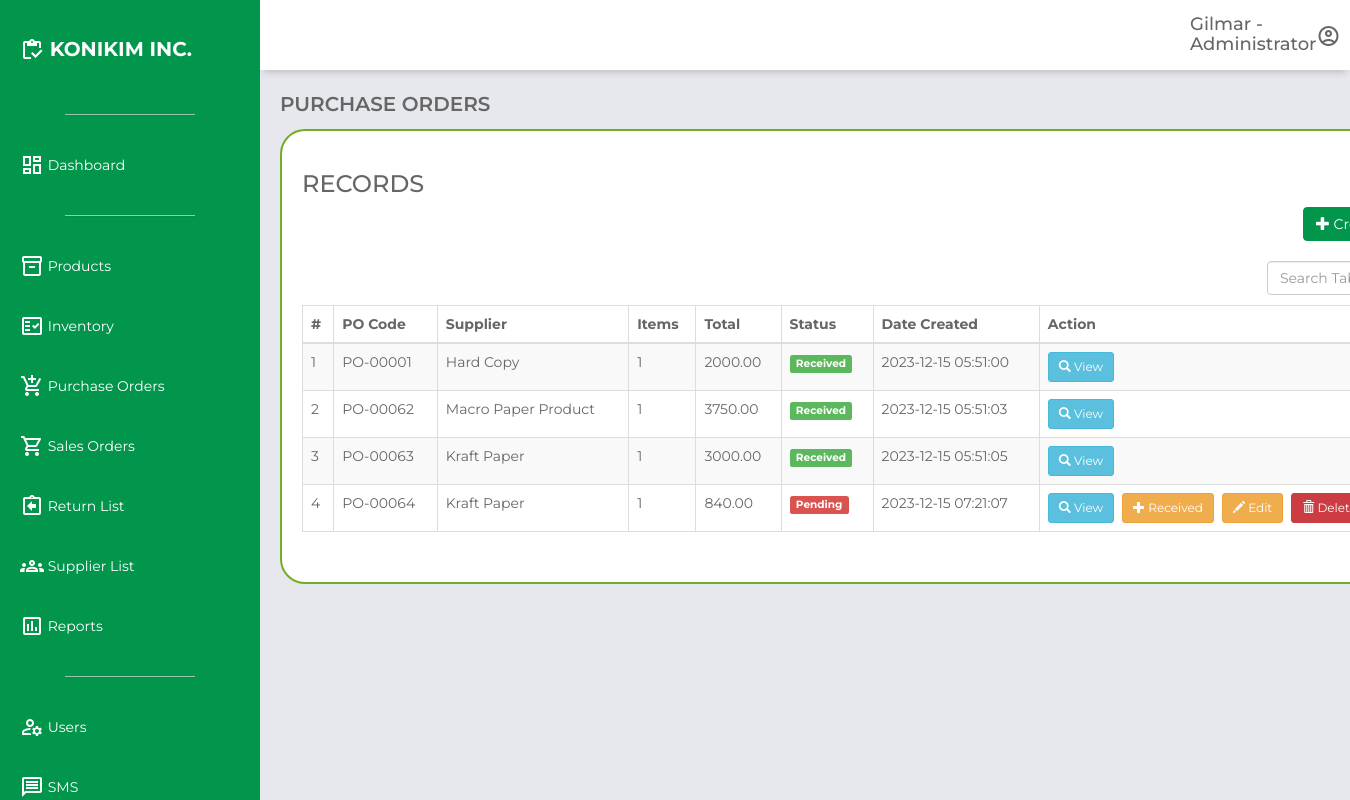
Page /purchase_orders.php (signed in) on the committed database.
### tables this page shows
CREATE TABLE `purchase_orders` (
  `id` int(11) NOT NULL,
  `purchasecode` varchar(255) NOT NULL,
  `supplier` varchar(255) NOT NULL,
  `poSubtotal` decimal(10,2) NOT NULL,
  `poDiscount` decimal(10,2) NOT NULL,
  `poDiscountTotal` decimal(10,2) NOT NULL,
  `poTax` decimal(10,2) NOT NULL,
  `poTaxTotal` decimal(10,2) NOT NULL,
  `poGrandtotal` decimal(10,2) NOT NULL,
  `status` tinyint(4) NOT NULL,
  `dateCreated` timestamp NOT NULL DEFAULT current_timestamp() ON UPDATE current_timestamp()
);

### purchase_orders.php (the view, shortened to what this page needs)
<?php
if (isset($_SESSION['loggedin']) && $_SESSION['loggedin'] == true && isset($_SESSION['firstname']) && isset($_SESSION['user_type'])) {
    $userFirstName = $_SESSION['firstname'];
    $userType = $_SESSION['user_type'];
} else {
    $userFirstName = 'Unknown';
    $userType = 'Unknown';
}
?>
<!DOCTYPE html>
<html lang="en">
<head>
    <link rel="stylesheet" href="https://unpkg.com/boxicons@2.0.7/css/boxicons.min.css">
    <link href="https://maxcdn.bootstrapcdn.com/bootstrap/3.3.0/css/bootstrap.min.css" rel="stylesheet">
    <link href="https://cdn.datatables.net/1.10.25/css/dataTables.bootstrap.min.css" rel="stylesheet">
    <link rel="stylesheet" href="css\dashboard.css">
</head>
<body>
    <div class="grid-container">
        <header class="header">
            <div class="header-right" style="margin-left: 900px;">
                <h4><?php echo htmlspecialchars($userFirstName); ?> - <?php echo htmlspecialchars($userType); ?></h4>
            </div>
            <div class="header-right">
                <span class="material-icons-outlined" id="userIcon">account_circle</span>
            </div>
        </header>
        <aside id="sidebar">
            <div class="sidebar-title">
                <div class="sidebar-brand">
                    <span class="material-icons-outlined">inventory</span> KONIKIM INC.
                </div>
            </div>
            <ul class="sidebar-list">
                <hr class="sidebar-divider hr-sidebar-divider">
                <li class="sidebar-list-item">
                    <a href="dashboard.php" target="_self">
                        <span class="material-icons-outlined">dashboard</span> Dashboard
                    </a>
                </li>
                <hr class="sidebar-divider hr-sidebar-divider">
                <li class="sidebar-list-item">
                    <a href="products.php" target="_self">
                        <span class="material-icons-outlined">inventory_2</span> Products
                    </a>
                </li>
                <li class="sidebar-list-item">
                    <a href="inventory.php" target="_self">
                        <span class="material-icons-outlined">fact_check</span> Inventory
                    </a>
                </li>
                <li class="sidebar-list-item">
                    <a href="purchase_orders.php" target="_self">
                        <span class="material-icons-outlined">add_shopping_cart</span> Purchase Orders
                    </a>
                </li>
                <li class="sidebar-list-item">
                    <a href="sales_orders.php" target="_self">
                        <span class="material-icons-outlined">shopping_cart</span> Sales Orders
                    </a>
                </li>
                <li class="sidebar-list-item">
                    <a href="return_list.php" target="_self">
                        <span class="material-icons-outlined">assignment_return</span> Return List
                    </a>
                </li>
                <li class="sidebar-list-item">
                    <a href="supplier.php" target="_self">
                        <span class="material-icons-outlined">groups</span> Supplier List
                    </a>
                </li>
                <li class="sidebar-list-item">
                    <a href="reports.php" target="_self">
                        <span class="material-icons-outlined">poll</span> Reports
                    </a>
                </li>
                <?php if ($_SESSION['user_type'] == 'Administrator') : ?>
                    <hr class="sidebar-divider hr-sidebar-divider">
                    <li class="sidebar-list-item">
                        <a href="user.php" target="_self">
                            <span class="material-icons-outlined">manage_accounts</span> Users
                        </a>
                    </li>
                    <li class="sidebar-list-item">
                        <a href="sms.php" target="_self">
                            <span class="material-icons-outlined">message</span> SMS
                        </a>
                    </li>
                <?php endif; ?>
            </ul>
        </aside>
        <main class="main-container">
            <div class="main-title">
                <p class="font-weight-bold">PURCHASE ORDERS</p>
            </div>
            <div class="container" style="font-family: 'Montserrat', sans-serif !important;">
                <div class="row">
                    <div class="col-md-12">
                        <h3>RECORDS</h3>
                        <a href="purchase_order_add.php" class="btn btn-warning pull-right" style="margin-bottom: 10px; position: relative; background-color: #02964C; border-color: #02964C;"><span class="glyphicon glyphicon-plus"></span> Create New </a>
                    </div>
                </div>
                <div class="row" style="padding-bottom: 10px; padding-top: 10px;">
                    <div class="col-md-2" style="margin-left: 965px; margin-bottom: 10px;">
                        <input type="text" id="tableSearch" class="form-control" placeholder="Search Table...">
                    </div>
                    <div class="col-md-12">
                        <div class="table-responsive">
                            <table class="table table-bordered table-striped">
                                <thead>
                                    <tr>
                                        <th>#</th>
                                        <th>PO Code</th>
                                        <th>Supplier</th>
                                        <th>Items</th>
                                        <th>Total</th>
                                        <th>Status</th>
                                        <th>Date Created</th>
                                        <th>Action</th>
                                    </tr>
                                </thead>
                                <tbody>
                                    <?php
                                    require_once 'db_config.php';
                                    $sql = mysqli_query($conn, "SELECT po.*, COUNT(poi.id) AS itemCount FROM purchase_orders po LEFT JOIN purchase_order_items poi ON po.id = poi.purchase_order_id GROUP BY po.id");
                                    $count = 1;
                                    $row = mysqli_num_rows($sql);
                                    if ($row > 0) {
                                        while ($row = mysqli_fetch_array($sql)) {
                                            if ($row['status'] == 0) {
                                                $statusString = 'Pending';
                                                $statusClass = 'label label-danger';
                                                $isReceived = false;
                                            } else {
                                                $statusString = 'Received';
                                                $statusClass = 'label label-success';
                                                $isReceived = true;
                                            }
                                    ?>
                                            <tr>
                                                <td><?php echo $count ?></td>
                                                <td><?php echo $row['purchasecode']; ?></td>
                                                <td><?php echo $row['supplier']; ?></td>
                                                <td><?php echo $row['itemCount']; ?></td>
                                                <td><?php echo $row['poGrandtotal']; ?></td>
                                                <td><span class="<?php echo $statusClass; ?>"><?php echo $statusString; ?></span></td>
                                                <td><?php echo $row['dateCreated']; ?></td>
                                                <td>
                                                    <div style="display: flex; align-items: center;">
                                                        <a href="#" class="btn btn-info btn-sm view-purchase-order" data-purchaseid="<?php echo htmlentities($row['id']); ?>" style="margin-right: 8px;"><span class="glyphicon glyphicon-search"></span> View </a>
                                                        <?php if (!$isReceived) : ?>
                                                            <a href="received_items.php?receivedid=<?php echo htmlentities($row['id']); ?>" class="btn btn-warning btn-sm" style="margin-right: 8px;"><span class="glyphicon glyphicon-plus"></span> Received </a>
                                                            <a href="purchase_order_edit.php?editid=<?php echo htmlentities($row['id']); ?>" class="btn btn-warning btn-sm" style="margin-right: 8px;"><span class="glyphicon glyphicon-pencil"></span> Edit </a>
                                                            <a href="purchase_orders.php?delid=<?php echo htmlentities($row['id']); ?>" onClick="return confirm('Do you really want to remove this record?')" class="btn btn-danger btn-sm" style="background-color: #cc3c43; border-color: #cc3c43;"><span class="glyphicon glyphicon-trash"></span> Delete </a>
                                                        <?php endif; ?>
                                                    </div>
                                                </td>
                                            </tr>
                                    <?php
                                            $count = $count + 1;
                                        }
                                    }
                                    ?>
                                </tbody>
                            </table>
                        </div>
                    </div>
                </div>
            </div>
    </div>
</body>
</html>

### css/dashboard.css (style rules this page uses)
body { margin: 0; padding: 0; box-sizing: border-box; background-color: #e6e8ed; color: #666666; font-family: "Montserrat", sans-serif !important; }
.material-icons-outlined { vertical-align: middle; line-height: 1px; }
.font-weight-bold { font-weight: 600; }
.grid-container { display: grid; grid-template-columns: 260px 1fr 1fr 1fr; grid-template-rows: 0.2fr 3fr; grid-template-areas: "sidebar header header header" "sidebar main main main"; height: 100vh; }
.header { grid-area: header; height: 70px; background-color: #ffffff; display: flex; align-items: center; justify-content: space-between; padding: 0 30px 0 30px; box-shadow: 0 6px 7px -4px rgba(0, 0, 0, 0.2); }
#sidebar { grid-area: sidebar; height: 100%; background-color: #02964C; color: #ffffff; overflow-y: auto; transition: all 0.5s; -webkit-transition: all 0.5s; }
.hr-sidebar-divider { border-top: 1px solid #ddd; margin: 20px auto; width: 50%; opacity: 0.7; box-shadow: 0 1px 1px rgba(0, 0, 0, 0.1); }
.sidebar-title { display: flex; justify-content: space-between; align-items: center; padding: 20px 20px 20px 20px; margin-bottom: 30px; }
.sidebar-brand { margin-top: 15px; font-size: 20px; font-weight: 700; }
.sidebar-list { padding: 0; margin-top: 15px; list-style-type: none; }
.sidebar-list-item { padding: 20px 20px 20px 20px; }
.sidebar-list-item > a { text-decoration: none; color: #ffffff; }
.main-container { grid-area: main; overflow-y: auto; padding: 20px 20px; }
.container { background-color: #fff; border-radius: 25px; border: 2px solid #73AD21; padding: 20px; }
.main-title { display: flex; justify-content: space-between; }
.main-title > p { font-size: 20px; }

### rows in the picture
purchase_orders: purchasecode "PO-00001", supplier "Hard Copy", itemCount "1", poGrandtotal "2000.00", status "Received", dateCreated "2023-12-15 05:51:00"
purchase_orders: purchasecode "PO-00062", supplier "Macro Paper Product", itemCount "1", poGrandtotal "3750.00", status "Received", dateCreated "2023-12-15 05:51:03"
purchase_orders: purchasecode "PO-00063", supplier "Kraft Paper", itemCount "1", poGrandtotal "3000.00", status "Received", dateCreated "2023-12-15 05:51:05"
purchase_orders: purchasecode "PO-00064", supplier "Kraft Paper", itemCount "1", poGrandtotal "840.00", status "Pending", dateCreated "2023-12-15 07:21:07"

### other values in the picture
$userFirstName "Gilmar"
$userType "Administrator"
